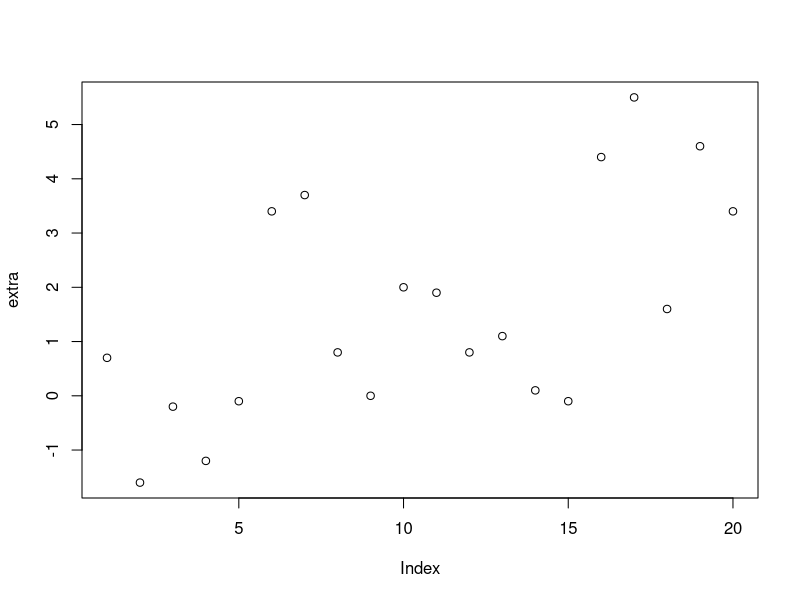
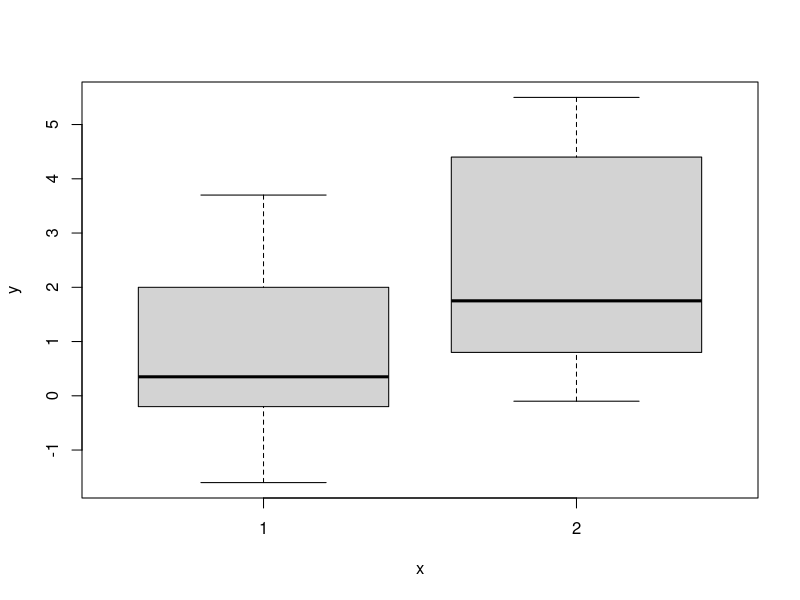
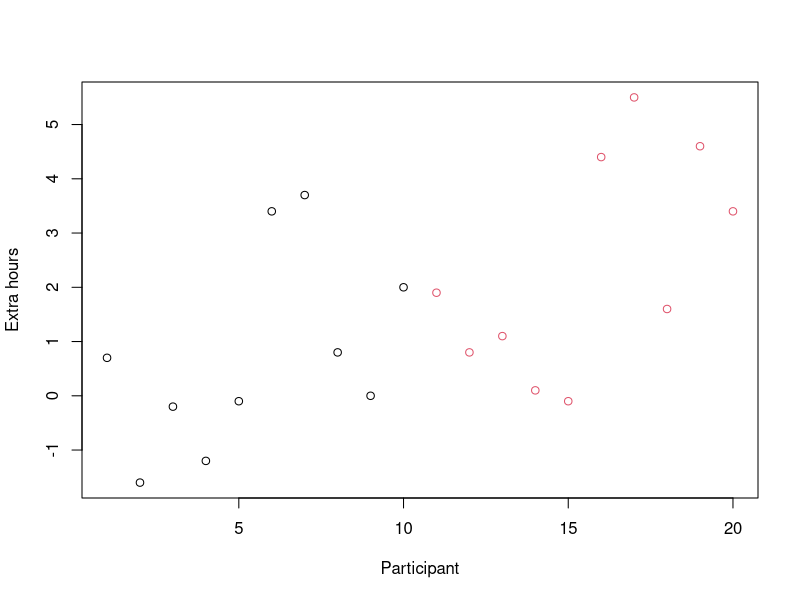
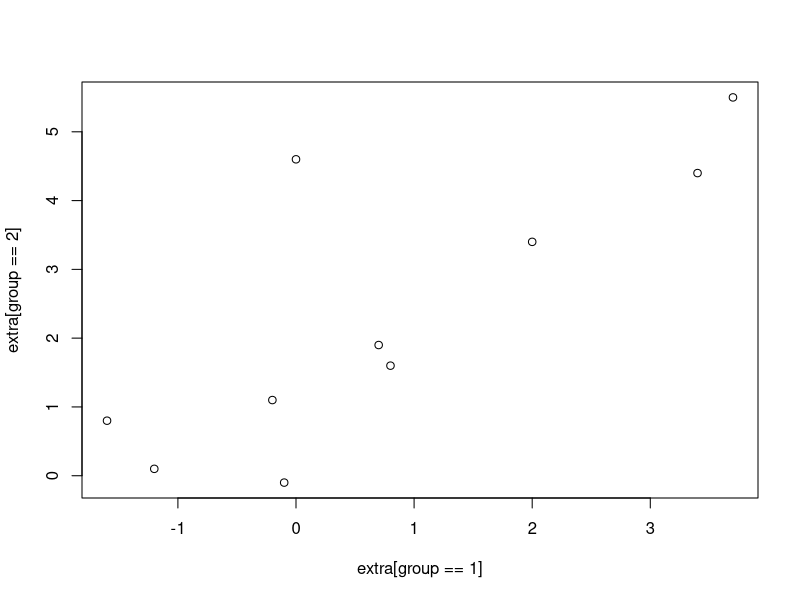
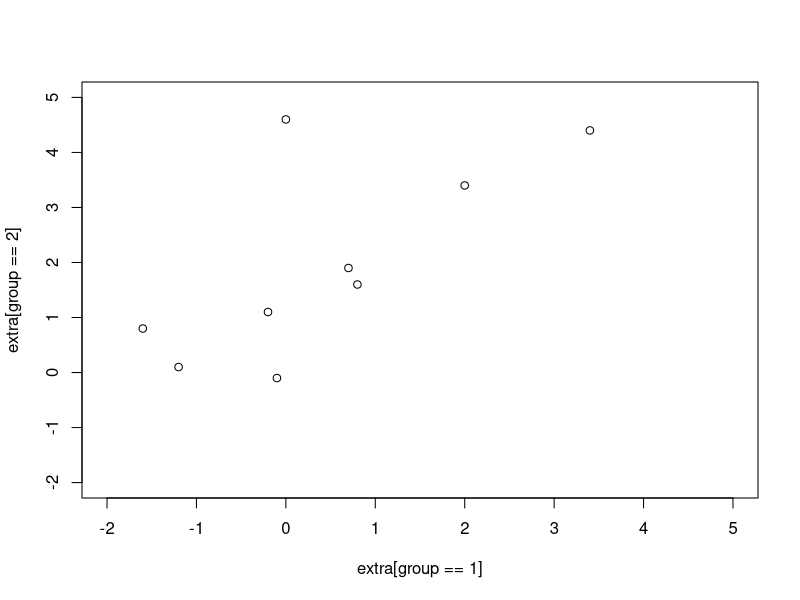
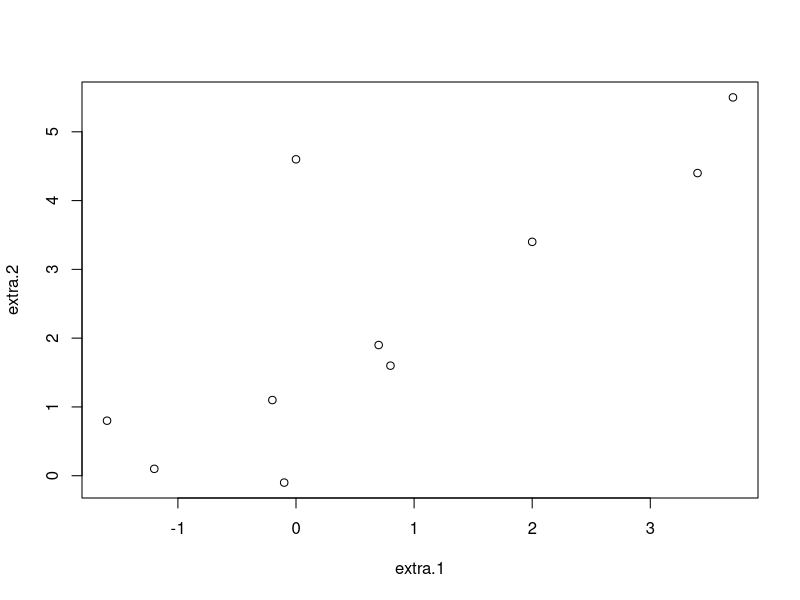
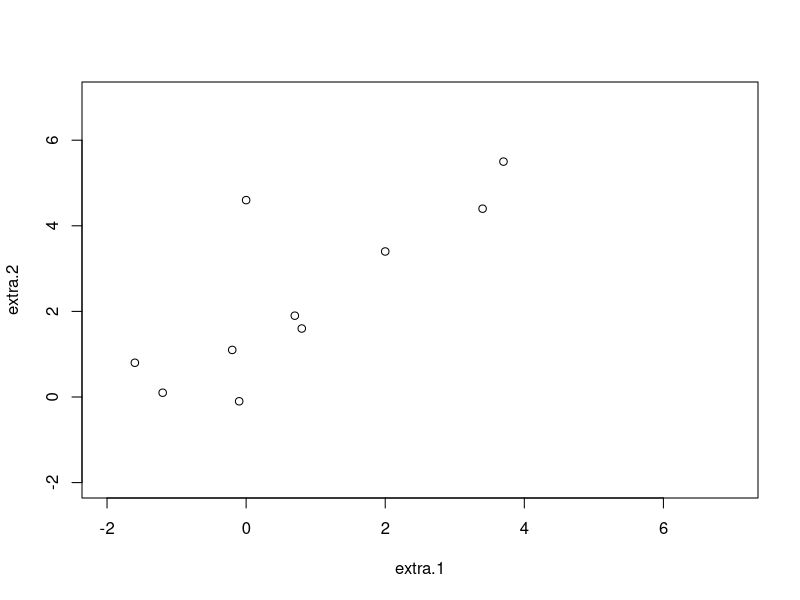
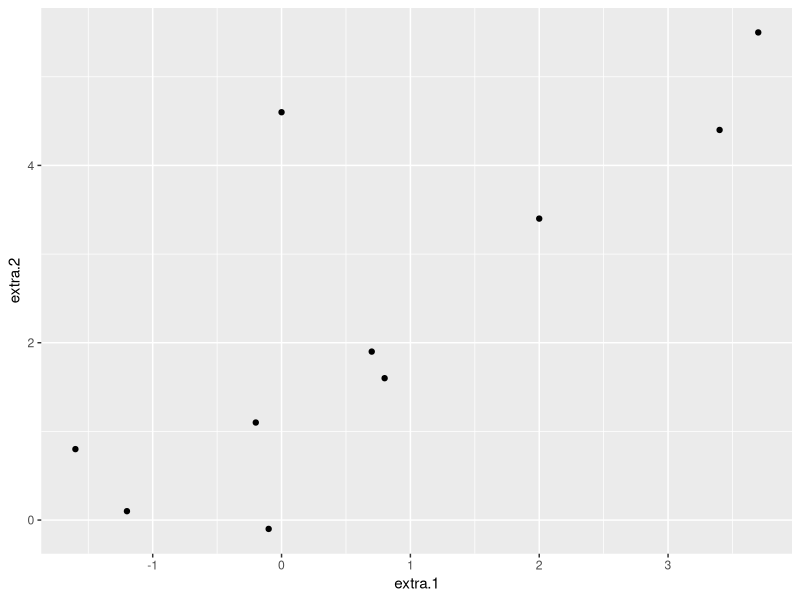

R code for these plots, in order:
## ---- chunk 1
data(sleep)

attach(sleep)
plot(extra)
plot(group, extra)
plot(extra, col=group, xlab="Participant", ylab="Extra hours")
detach(sleep)
## ---- chunk 2
with(sleep, plot(extra[group == 1], 
                 extra[group == 2]))

with(sleep, plot(extra[group == 1], 
                 extra[group == 2],
                 xlim=c(-2, 5), ylim=c(-2, 5)))


with(sleep, t.test(extra[group == 1],
                   extra[group == 2],
                   paired=TRUE))
                   
## ---- chunk 3

require(reshape2)

sleep.wide <- reshape(sleep, 
                      v.names="extra", 
                      timevar="group", 
                      idvar="ID", 
                      direction="wide")


with(sleep.wide, plot(extra.1, extra.2))

with(sleep.wide, plot(extra.1, extra.2, xlim=c(-2, 7), ylim=c(-2, 7)))


sleep.wide$change <- sleep.wide$extra.2 - sleep.wide$extra.1 


with(sleep.wide, t.test(extra.1,
                        extra.2,
                        paired=TRUE))

## ---- chunk 4

require(ggplot2)

ggplot(sleep.wide, aes(x=extra.1, y=extra.2)) + 
  geom_point()

## ---- chunk 5

ggplot(sleep.wide, aes(x=extra.1, y=extra.2)) + 
  geom_point() +
  xlim(-2, 7) +
  ylim(-2, 7) +
  xlab("Extra hours with drug 1") +
  ylab("Extra hours with drug 2")
  
## ---- chunk 6
ggplot(sleep, aes(x=group, y=extra, colour=group)) + 
  geom_boxplot()

ggplot(sleep, aes(x=group, y=extra, colour=group)) + 
  geom_point()
## ---- chunk 7
ggplot(sleep, aes(x=group, y=extra)) + 
  geom_point() +
  geom_line(aes(group=ID)) # two different uses of group! they are different things here!

ggplot(sleep, aes(x=group, y=extra, colour=ID)) + 
  geom_point() +
  geom_line(aes(group=ID)) # two different uses of group! they are different things here!

## ---- chunk 8
ggplot(sleep, aes(x=group, y=extra, colour=group)) + 
  stat_summary(fun.data="mean_cl_normal", size=3) +
  geom_point(colour='black', shape='x', size=5)

## ---- chunk 9
ggplot(sleep, aes(x=group, y=extra, colour=group)) + 
  stat_summary(fun.data="mean_cl_normal", size=3) +
  geom_point(colour='black', shape='x', size=5) +
  xlab("Drug") +
  ylab("Extra hours slept") +
  scale_colour_discrete(name="Drug") +
  theme_bw()

